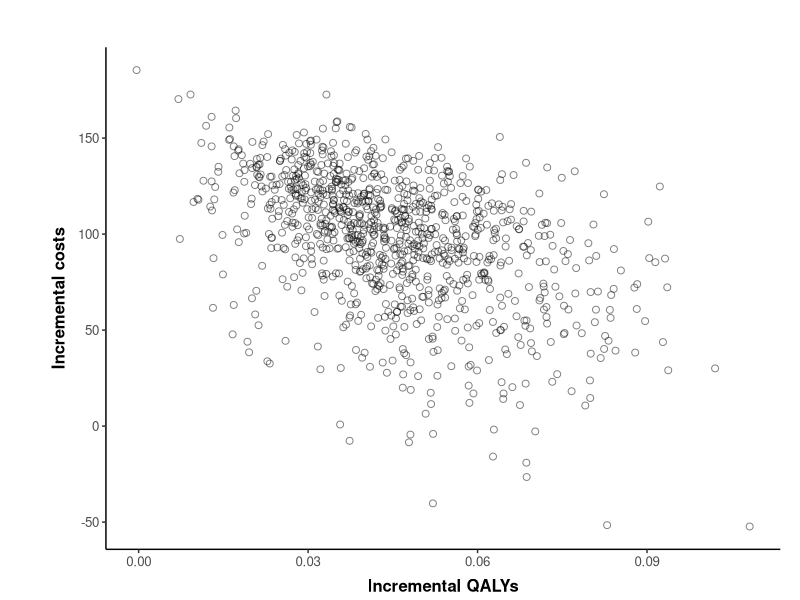
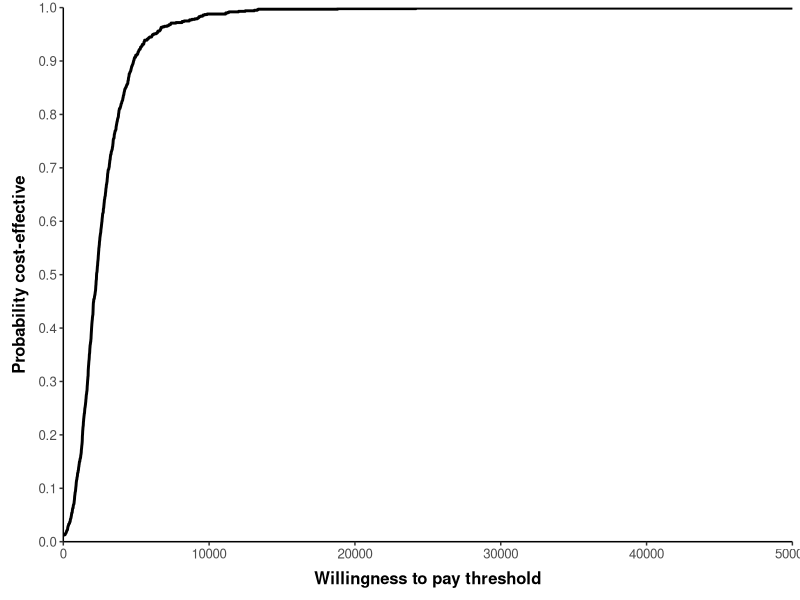
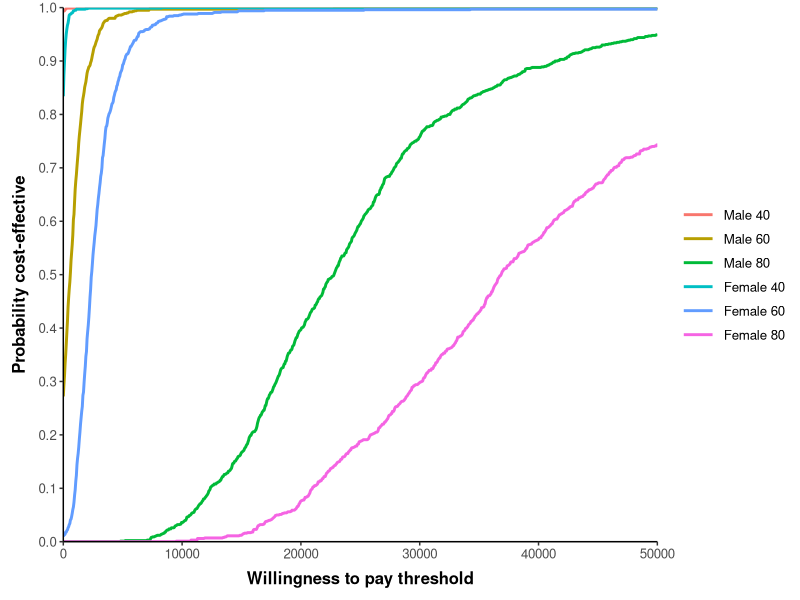

R code for these plots, in order:
############ THR model #########################

##### (1) Set-up Model ######
### PACKAGES USED
if(!require(ggplot2)) install.packages('ggplot2')
library(ggplot2)
if(!require(reshape2)) install.packages('reshape2')
library(reshape2)

set.seed(1234)

#  Reading the data needed from csv files
life.tables <- read.csv("life-table.csv", header=TRUE) ## importing lifetable
colnames(life.tables) <- c("Age","Index","Males","Female") ## making sure column names are correct
hazard.function <- read.csv("hazardfunction.csv", header=TRUE) ## importing the hazard inputs from the regression analysis
cov.55 <- read.csv("cov55.csv",row.names=1,header=TRUE) ## importing the covariance matrix

### Structural inputs
state.names <- c("PrimaryTHR","SuccessP","RevisionTHR","SuccessR","Death")
n.states <- length(state.names) # number of states in the model
seed <- c(1,0,0,0,0) #  Seed the starting states of the model
cycles <- 60 ## number of cycles running the model
cycle.v <- 1:cycles ## a vector of cycle numbers 1 - 60
cDR <- 0.06 ## set the discount rate for costs (6%)
oDR <- 0.015 ## set the discount rate for outcomes (15%)
discount.factor.c <- 1/(1+cDR)^cycle.v ## the discount factor matrix
discount.factor.o <- 1/(1+oDR)^cycle.v  ## discount factor matrix for utility 

##### (2) DETERMINISTIC PARAMETERS ######

# COSTS:
cSP0 <- 394 ## Cost of standard prosthesis
cNP1 <- 579 ## Cost of new prosthesis 1
cPrimary <- 0  ## Cost of a primary THR procedure - set to 0 for this model 
cSuccess <- 0 ## Cost of success - set to 0 for this model


### (3) Define Hazard function ####

## Coefficients - on the log hazard scale
mn.lngamma <- hazard.function$coefficient[1] ## Ancilliary parameter in Weibull distribution - equivalent to lngamma coefficient
mn.cons <- hazard.function$coefficient[2] ##Constant in survival analysis for baseline hazard
mn.ageC <- hazard.function$coefficient[3] ## Age coefficient in survival analysis for baseline hazard
mn.maleC <- hazard.function$coefficient[4] ## Male coefficient in survival analysis for baseline hazard
mn.NP1 <- hazard.function$coefficient[5]
mn <- c(mn.lngamma, mn.cons,mn.ageC,mn.maleC,mn.NP1) ## vector of mean values from the regression analysis
cholm <- t(chol(t(cov.55))) ## lower triangle of the Cholesky decomposition


#### (4) Defining shape and scale parameters ####
mn.cRevision <- 5294 ## mean cost of revision surgery
se.cRevision <- 1487 ## standard error of cost of revision surgery
a.cRevision <- (mn.cRevision/se.cRevision)^2 ## alpha value for cost of revision surgery 
b.cRevision <- (se.cRevision^2)/mn.cRevision ## beta value for cost of revision surgery

###  Transition probabilities - alpha & beta values:
a.PTHR2dead <- 2 ## alpha value for operative mortality from primary surgery
b.PTHR2dead <- 100- a.PTHR2dead ## beta value for operative mortality from primary surgery
a.rrr <- 4   ## alpha value for re-revision risk
b.rrr <- 100-a.rrr  ## beta value for re-revision risk

##  UTILITIES:
# primary prosthesis
mn.uSuccessP <- 0.85 ## mean utility value for successful primary prosthesis
se.uSuccessP <- 0.03 ## standard errror utility value for successful primary prosthesis
ab.uSuccessP <- mn.uSuccessP*(1-mn.uSuccessP)/(se.uSuccessP^2)-1 ## estimating alpha plus beta (ab)
a.uSuccessP <- mn.uSuccessP*ab.uSuccessP ## estimating alpha (a)
b.uSuccessP <- a.uSuccessP*(1-mn.uSuccessP)/mn.uSuccessP ## estimating beta (b)
## revision surgery
mn.uSuccessR <- 0.75 ## mean utility value for having a successful Revision THR
se.uSuccessR <- 0.04 ## standard error utility value for having a successful Revision THR
ab.uSuccessR <- mn.uSuccessR*(1-mn.uSuccessR)/(se.uSuccessR^2)-1 ## alpha + beta (ab)
a.uSuccessR <- mn.uSuccessR*ab.uSuccessR ## alpha (a)
b.uSuccessR <- a.uSuccessR*(1-mn.uSuccessR)/mn.uSuccessR ## beta(b)
## during the revision period 
mn.uRevision <- 0.30 ## mean utility score during the revision period
se.uRevision <- 0.03 ## standard error utility score during the revision period
ab.uRevision <- mn.uRevision*(1-mn.uRevision)/(se.uRevision^2)-1 ## alpha + beta (ab)
a.uRevision  <- mn.uRevision*ab.uRevision ## alpha (a)
b.uRevision  <- a.uRevision*(1-mn.uRevision)/mn.uRevision ## beta(b)

#####**** (5) SET UP SAMPLE FUNCTION ******#####

sim.runs <- 1000 

psa.sampling <- function(age = 60, male = 0, sim.runs = 1000){
  #### FUNCTION: sample probablistic parameters according to age and sex
  #### INPUTS: age (numeric), male (0 for female, 1 for male), though 
  #### other variables which are defined above are called within the function
  ### e.g. cycles
  #### OUTPUTS: a list with data frames and vectors for probablistic parameters 
  
  ###  Transition probabilities
  tp.PTHR2dead <- rbeta(sim.runs, a.PTHR2dead, b.PTHR2dead) ## OMR following primary THR
  tp.RTHR2dead <- rbeta(sim.runs, a.PTHR2dead, b.PTHR2dead)  ## OMR following revision THR
  ## creating a data.frame of sampled transition probabilites
  omr.df <- data.frame(tp.PTHR2dead, tp.RTHR2dead) 
  tp.rrr.vec <-rbeta(sim.runs, a.rrr, b.rrr) ## Re-revision risk transitions vector
  ###  Costs
  c.revision.vec <- rgamma(sim.runs, shape=a.cRevision, scale=b.cRevision) ## Gamma distribution draw for cost of revision surgery
  ##  Utilities
  uSuccessP <- rbeta(sim.runs, a.uSuccessP, b.uSuccessP) 
  uSuccessR <- rbeta(sim.runs, a.uSuccessR, b.uSuccessR) 
  uRevision <- rbeta(sim.runs, a.uRevision, b.uRevision) 
  ## Make a data frame to pass into the function
  state.utilities.df <- data.frame(uprimary=rep(0, sim.runs), 
                                   uSuccessP, uRevision, uSuccessR,
                                   udeath=rep(0, sim.runs))
  
  ## (6) Hazard function sampling ####
  z <- matrix(rnorm(5*sim.runs, 0, 1), nrow = sim.runs, ncol = 5) ## 5 random draws, by sim.runs
  r.table <- matrix(0, nrow = sim.runs, ncol = 5)
  colnames(r.table) <- c("lngamma", "cons", "age", "male", "NP1")
  
  for(i in 1:sim.runs){
    Tz <- cholm %*% z[i,] 
    x <- mn + Tz 
    r.table[i,] <- x[,1]
  }
  
  r <- as.data.frame(r.table)
  gamma.vec <- exp(r$lngamma)
  lambda.vec <- exp(r$cons + age * r$age + male*r$male)
  RR.vec <- exp(r$NP1)
  survival.df <- data.frame(gamma.vec,lambda.vec)## creating a data.frame with the parameters
  
  #### (7) Life-table sampling #####
  
  # set life table values beased on age and sex (not probablistic but dependent on)
  # age and sex variables chosen
  current.age <- age + cycle.v ## a vector of cohort age throughout the model
  interval <- findInterval(current.age, life.tables$Index)
  death.risk <- data.frame(age = current.age, males = life.tables[interval,3], females = life.tables[interval,4])
  col.key <- 3-male 
  mortality.vec <- death.risk[,col.key]
  
  ## combine outputs
  sample.output <- list(RR.vec = RR.vec,
                        omr.df = omr.df,
                        tp.rrr.vec = tp.rrr.vec,
                        survival.df = survival.df,
                        c.revision.vec = c.revision.vec,
                        state.utilities.df = state.utilities.df,
                        mortality.vec = mortality.vec)
  return(sample.output)
}

sample.output <- psa.sampling()

### (8) Defining outputs from sampling #####
RR.vec <- sample.output$RR.vec
omr.df <- sample.output$omr.df
tp.rrr.vec <- sample.output$tp.rrr.vec
survival.df <- sample.output$survival.df
c.revision.vec <- sample.output$c.revision.vec 
state.utilities.df <- sample.output$state.utilities.df 
mortality.vec <- sample.output$mortality.vec
## take a look at the above vectors and data.frames to see the samples produced
## these are defined out of the list here for use in the value of information analysis later on

####***** (9) THR MODEL FUNCTION ****#####
model.THR <- function(RR.NP1, ## from RR.vec
                      omr,  ## from omr.df
                      tp.rrr, ## from tp.rrr.vec
                      survival, ## from survival.df
                      c.revision, ## from c.revision.vec
                      state.util,## from state.utilities.df
                      mortality.vec) { ## background mortality based on life tables for age/sex combination
  ### FUNCTION: Run the THR model on the deterministic and probablistic parameters
  ## INPUTS: 3 data.frame rows (1 row from omr.df, survival.df & state.utilities.df) 
  ##        and 3 vector values (1 value from vectors; c.revision.vector, tp.rrr.vector, RR.vec)though 
  #### other variables which are defined above are called within the function
  ### e.g. cycles & age/sex are set in the psa.sampling function
  ## OUTPUTS: a labelled numeric output providing costs and qalys for SP0 and NP1, given the set of input parameters
  
  ## First, we need to unpack values from the data.frames provided to the function 
  # COSTS:
  state.costs<-c(cPrimary, cSuccess, c.revision, cSuccess, 0) ## a vector with the costs for each state
  # UTILITIES:
  state.utilities <- unlist(state.util)
  # TRANSITIONS
  tp.PTHR2dead <- unlist(omr[1,1])
  tp.RTHR2dead <- unlist(omr[1,2])
  gamma <- unlist(survival[1,1])
  lambda <- unlist(survival[1,2])
  
  ### (10) Integrating revision and mortality risks #### 
  revision.risk.sp0 <- 1- exp(lambda * ((cycle.v-1) ^gamma-cycle.v ^gamma))
  revision.risk.np1 <- 1- exp(lambda * RR.NP1 * ((cycle.v-1) ^gamma-cycle.v ^gamma))
  # Transition arrays
  tm.SP0 <- array(data=0,dim=c(n.states, n.states, cycles),
                  dimnames= list(state.names, state.names, 1:cycles)) ## an empty array of dimenions (number of states, number of states, number of cycles)
  # Now using vectorisation to complete this 
  tm.SP0["PrimaryTHR","Death",] <- tp.PTHR2dead 
  tm.SP0["PrimaryTHR","SuccessP",] <- 1 - tp.PTHR2dead 
  tm.SP0["SuccessP","RevisionTHR",] <- revision.risk.sp0 
  tm.SP0["SuccessP","Death",] <- mortality.vec
  tm.SP0["SuccessP","SuccessP",] <- 1 - revision.risk.sp0 - mortality.vec
  tm.SP0["RevisionTHR","Death",] <- tp.RTHR2dead + mortality.vec
  tm.SP0["RevisionTHR","SuccessR",] <- 1 - tp.RTHR2dead - mortality.vec
  tm.SP0["SuccessR","RevisionTHR",] <- tp.rrr
  tm.SP0["SuccessR","Death",] <- mortality.vec
  tm.SP0["SuccessR","SuccessR",] <- 1 - tp.rrr - mortality.vec
  tm.SP0["Death","Death",] <- 1 
  #  Create a trace for the standard prosthesis arm
  trace.SP0 <- matrix(data=0, nrow=cycles, ncol=n.states)
  colnames(trace.SP0) <- state.names
  
  trace.SP0[1,] <- seed%*%tm.SP0[,,1]
  
  for (i in 2:cycles) trace.SP0[i,] <- trace.SP0[i-1,]%*%tm.SP0[,,i]
  #### (11)  NP1 ARM #####
  tm.NP1 <- array(data=0,dim=c(n.states, n.states, cycles),
                  dimnames= list(state.names, state.names, 1:cycles)) ## an empty array of dimenions (number of states, number of states, number of cycles)
  ## naming all dimensions
  ### create a loop that creates a time dependent transition matrix for each cycle
  tm.NP1["PrimaryTHR","Death",] <- tp.PTHR2dead ## Primary THR either enter the death state or.. or..
  tm.NP1["PrimaryTHR","SuccessP",] <- 1 - tp.PTHR2dead ## they go into the success THR state 
  tm.NP1["SuccessP","RevisionTHR",] <- revision.risk.np1 ## revision risk with NP1 treatment arm 
  tm.NP1["SuccessP","Death",] <- mortality.vec
  tm.NP1["SuccessP","SuccessP",] <- 1 - revision.risk.np1 - mortality.vec
  tm.NP1["RevisionTHR","Death",] <- tp.RTHR2dead + mortality.vec
  tm.NP1["RevisionTHR","SuccessR",] <- 1 - tp.RTHR2dead - mortality.vec
  tm.NP1["SuccessR","RevisionTHR",] <- tp.rrr
  tm.NP1["SuccessR","Death",] <- mortality.vec[i]
  tm.NP1["SuccessR","SuccessR",] <- 1 - tp.rrr - mortality.vec
  tm.NP1["Death","Death",] <- 1 
  
  #  Create a trace for the standard prosthesis arm
  trace.NP1 <- matrix(data=0,nrow=cycles,ncol=n.states)
  colnames(trace.NP1) <- state.names
  trace.NP1[1,] <- seed%*%tm.NP1[,,1]
  for (i in 2:cycles) trace.NP1[i,] <- trace.NP1[i-1,]%*%tm.NP1[,,i]
  
  #### (12) Analysis #####
  # COST #
  cost.SP0 <- trace.SP0%*%state.costs  
  disc.cost.SP0 <- (discount.factor.c%*%cost.SP0) + cSP0   
  cost.NP1 <- trace.NP1%*%state.costs  
  disc.cost.NP1 <- (discount.factor.c%*%cost.NP1) + cNP1 
  
  # QALYS #
  QALYs.SP0 <- trace.SP0%*%state.utilities ## utility per cycle
  disc.QALYs.SP0 <- colSums(discount.factor.o%*%QALYs.SP0) ## total discounted utility
  QALYs.NP1 <- trace.NP1%*%state.utilities ## utility per cycle
  disc.QALYs.NP1 <- colSums(discount.factor.o%*%QALYs.NP1) ## total discounted utility
  
  output <- c(cost.SP0 = disc.cost.SP0,
              qalys.SP0 = disc.QALYs.SP0,
              cost.NP1 = disc.cost.NP1,
              qalys.NP1 = disc.QALYs.NP1,
              inc.cost = disc.cost.NP1 - disc.cost.SP0,
              inc.qalys = disc.QALYs.NP1 - disc.QALYs.SP0)
  
  return(output)
  
}

#### (13) Running the simulations ########

## creating an empty data.frame for simulation results to fill:
simulation.results <- data.frame("cost.SP0" = rep(as.numeric(NA), sim.runs), ## use the rep() function to create sim.runs rows of values
                                 "qalys.SP0"= rep(as.numeric(NA),sim.runs),
                                 "cost.NP1" = rep(as.numeric(NA),sim.runs),
                                 "qalys.NP1" = rep(as.numeric(NA), sim.runs),
                                 "inc.cost" = rep(as.numeric(NA),sim.runs),
                                 "inc.qalys"=  rep(as.numeric(NA),sim.runs))


## running the simulations and filling the simulation.results data.frame:
for(i in 1:sim.runs){
  simulation.results[i,] <-model.THR(RR.vec[i], omr.df[i,],  
                                     tp.rrr.vec[i], survival.df[i,],
                                     c.revision.vec[i], 
                                     state.utilities.df[i,], mortality.vec) 
  
}


### (14) Estimating average net monetary benefit ####

p.CE<-function(WTP, simulation.results) {# Estimate the probability of cost-effectiveness for a given willingness-to-pay ceiling ratio
  ## a function that estimates the probability of the new intervention
  # being cost-effective 
  # INPUTS: WTP = willingness to pay value (numeric)
  #         simulation.results = a data.frame output of PSA simulations which includes
  #         columns names "inc.qalys" and "inc.cost"   
  # OUTPUTS: A numeric value specifying the probability of cost-effectiveness given the inputs
  nmb <- simulation.results[,"inc.qalys"]*WTP - simulation.results[,"inc.cost"] ## vector of NMB estimates for each simulation length 1:sim.runs
  CE <- nmb>0   ## vector of TRUE/FALSE for each simulation length 1:sim.runs
  probCE<- mean(CE) ## the mean value of TRUE (=1) and FALSE (=0)
  return(probCE)
}

# Generate CEAC table
WTP.values <- seq(from = 0, to = 50000, by = 10) ## use the seq() function to get a vector of specified numeric values
CEAC <- data.frame(WTP = WTP.values, 
                   pCE = rep(as.numeric(NA),length(WTP.values)))

for (i in 1:length(WTP.values)) {
  CEAC[i,"pCE"]<- p.CE(CEAC[i,"WTP"], simulation.results)
}

##### (15) Subgroup Analyses ######

# CREATE ARRAY TO STORE THE RESULTS OF THE MODEL IN EACH SUBGROUP
subgroups.names <- c("Male 40", "Male 60", "Male 80", "Female 40", "Female 60", "Female 80")
subgroups.n <- length(subgroups.names)
simulation.subgroups <- array(data = 0, dim = c(sim.runs, length(colnames(simulation.results)), subgroups.n),
                              dimnames = list(1:sim.runs, colnames(simulation.results),subgroups.names))

# Run model for each subgroup, inputting the age and sex into the function, and record results within the array
sample.sub <- list()
sample.sub[[1]]<- psa.sampling(age = 40, male = 1)
sample.sub[[2]]<- psa.sampling(age = 60, male = 1)
sample.sub[[3]]<- psa.sampling(age = 80, male = 1)
sample.sub[[4]]<- psa.sampling(age = 40, male = 0)
sample.sub[[5]]<- psa.sampling(age = 60, male = 0)
sample.sub[[6]]<- psa.sampling(age = 80, male = 0)

for(i in 1:sim.runs){ 
  for(j in 1:6){ ## column = each subgroup
    simulation.subgroups[i,,j] <- model.THR(sample.sub[[j]]$RR.vec[i], sample.sub[[j]]$omr.df[i,],  sample.sub[[j]]$tp.rrr.vec[i], 
                                            sample.sub[[j]]$survival.df[i,],sample.sub[[j]]$c.revision.vec[i], 
                                            sample.sub[[j]]$state.utilities.df[i,], mortality.vec = sample.sub[[j]]$mortality.vec)
  }
}

# Create a CEAC table with lambda value sequence
WTP.values <- seq(from = 0, to = 50000, by = 50)
CEAC.subgroups <- matrix(data= as.numeric(NA), nrow=length(WTP.values), ncol=subgroups.n + 1)
CEAC.subgroups <- as.data.frame(CEAC.subgroups)
colnames(CEAC.subgroups) <- c("WTP", subgroups.names)
# Estimate probability cost-effective for all subgroups
for (i in 1:length(WTP.values)) {
  CEAC.subgroups[i,1]<-WTP.values[i]
  CEAC.subgroups[i,2]<-p.CE(WTP.values[i], simulation.subgroups[,,1])
  CEAC.subgroups[i,3]<-p.CE(WTP.values[i], simulation.subgroups[,,2])
  CEAC.subgroups[i,4]<-p.CE(WTP.values[i], simulation.subgroups[,,3])
  CEAC.subgroups[i,5]<-p.CE(WTP.values[i], simulation.subgroups[,,4])
  CEAC.subgroups[i,6]<-p.CE(WTP.values[i], simulation.subgroups[,,5])
  CEAC.subgroups[i,7]<-p.CE(WTP.values[i], simulation.subgroups[,,6])
}


######***PLOTS****#####################

#### (16) COST-EFFECTIVENESS PLANE #####
## Plotting:
xlabel = "Incremental QALYs"
ylabel = "Incremental costs"
ggplot(simulation.results) + 
  geom_point(shape = 21, size = 2, colour = "black", fill = NA, alpha = 0.5, aes(x=inc.qalys, y=inc.cost)) + 
  labs(x = xlabel, text = element_text(size=10)) + labs (y = ylabel, text = element_text(size=10)) + theme_classic() +
  theme(legend.title = element_blank(), axis.title=element_text(face="bold"), 
        axis.title.x = element_text(margin = margin(t = 7, r = 0, b = 3, l = 0)), 
        axis.title.y = element_text(margin = margin(t = 0, r = 7, b = 0, l = 3)), 
        panel.grid.major = element_blank(), panel.grid.minor = element_blank(), 
        legend.key.width=unit(1.8,"line"), text = element_text(size=12),
        plot.margin=unit(c(1.2,0.5,0,1.2),"cm"))


## plotting:
xlabel = "Willingness to pay threshold"
ylabel = "Probability cost-effective"
ggplot(CEAC) + geom_line(aes(x=WTP, y=pCE), size=1) + 
  labs(x = xlabel, text = element_text(size=10)) + labs(y = ylabel, text = element_text(size=10)) + theme_classic() +
  theme(legend.title = element_blank(), axis.title=element_text(face="bold"), 
        axis.title.x = element_text(margin = margin(t = 7, r = 0, b = 3, l = 0)), 
        axis.title.y = element_text(margin = margin(t = 0, r = 7, b = 0, l = 3)), 
        panel.grid.major = element_blank(), panel.grid.minor = element_blank(), 
        legend.key.width=unit(1.8,"line"), text = element_text(size=12)) + 
  scale_x_continuous(expand = c(0, 0.1)) + 
  scale_y_continuous(limits = c(0,1), breaks=seq(0,1,0.1), expand = c(0, 0))

### (17) COST-EFFECTIVENESS ACCEPTABILITY CURVES ####
## To plot the CEAC for subgroups We need to reshape the data from wide to long to use in ggplot 
CEAC.subgroups.long <- melt(CEAC.subgroups, id.vars = c("WTP"))
colnames(CEAC.subgroups.long) <- c("WTP", "group", "pCE")
## plotting:
xlabel = "Willingness to pay threshold"
ylabel = "Probability cost-effective"
ggplot(CEAC.subgroups.long) + geom_line(aes(x=WTP, y=pCE, color=group), size=1) + 
  labs(x = xlabel, text = element_text(size=10)) + labs(y = ylabel, text = element_text(size=10)) + theme_classic() +
  theme(legend.title = element_blank(), axis.title=element_text(face="bold"), 
        axis.title.x = element_text(margin = margin(t = 7, r = 0, b = 3, l = 0)), 
        axis.title.y = element_text(margin = margin(t = 0, r = 7, b = 0, l = 3)), 
        panel.grid.major = element_blank(), panel.grid.minor = element_blank(), 
        legend.key.width=unit(1.8,"line"), text = element_text(size=12)) + 
  scale_x_continuous(expand = c(0, 0.1)) + 
  scale_y_continuous(limits = c(0,1), breaks=seq(0,1,0.1), expand = c(0, 0))
